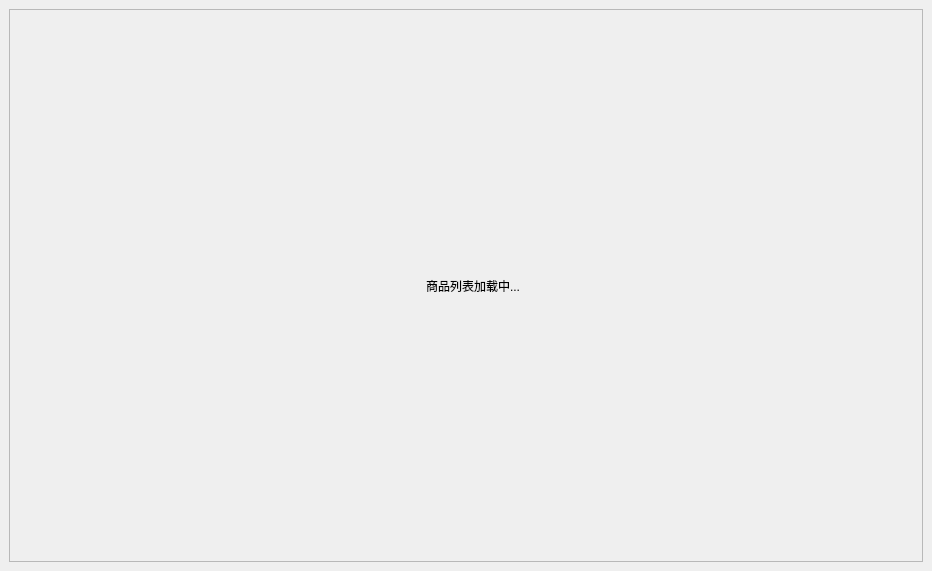
<?xml version="1.0" encoding="UTF-8"?>
<ui version="4.0">
 <class>goodslist</class>
 <widget class="QWidget" name="goodslist">
  <property name="geometry">
   <rect>
    <x>0</x>
    <y>0</y>
    <width>932</width>
    <height>571</height>
   </rect>
  </property>
  <property name="windowTitle">
   <string>Form</string>
  </property>
  <layout class="QVBoxLayout" name="verticalLayout_3">
   <property name="leftMargin">
    <number>0</number>
   </property>
   <property name="topMargin">
    <number>0</number>
   </property>
   <property name="rightMargin">
    <number>0</number>
   </property>
   <property name="bottomMargin">
    <number>0</number>
   </property>
   <item>
    <widget class="QStackedWidget" name="stackedWidget">
     <widget class="QWidget" name="page_load">
      <layout class="QVBoxLayout" name="verticalLayout_2">
       <item>
        <widget class="QFrame" name="frame">
         <property name="maximumSize">
          <size>
           <width>16777215</width>
           <height>16777215</height>
          </size>
         </property>
         <property name="frameShape">
          <enum>QFrame::StyledPanel</enum>
         </property>
         <property name="frameShadow">
          <enum>QFrame::Raised</enum>
         </property>
         <layout class="QHBoxLayout" name="horizontalLayout">
          <item>
           <spacer name="horizontalSpacer">
            <property name="orientation">
             <enum>Qt::Horizontal</enum>
            </property>
            <property name="sizeHint" stdset="0">
             <size>
              <width>40</width>
              <height>20</height>
             </size>
            </property>
           </spacer>
          </item>
          <item>
           <widget class="QLabel" name="label_gif">
            <property name="text">
             <string/>
            </property>
           </widget>
          </item>
          <item>
           <widget class="QLabel" name="label">
            <property name="text">
             <string>商品列表加载中...</string>
            </property>
           </widget>
          </item>
          <item>
           <spacer name="horizontalSpacer_2">
            <property name="orientation">
             <enum>Qt::Horizontal</enum>
            </property>
            <property name="sizeHint" stdset="0">
             <size>
              <width>40</width>
              <height>20</height>
             </size>
            </property>
           </spacer>
          </item>
         </layout>
        </widget>
       </item>
      </layout>
     </widget>
     <widget class="QWidget" name="page_view">
      <layout class="QVBoxLayout" name="verticalLayout">
       <property name="leftMargin">
        <number>0</number>
       </property>
       <property name="topMargin">
        <number>0</number>
       </property>
       <property name="rightMargin">
        <number>0</number>
       </property>
       <property name="bottomMargin">
        <number>0</number>
       </property>
      </layout>
     </widget>
    </widget>
   </item>
  </layout>
 </widget>
 <resources/>
 <connections/>
</ui>
